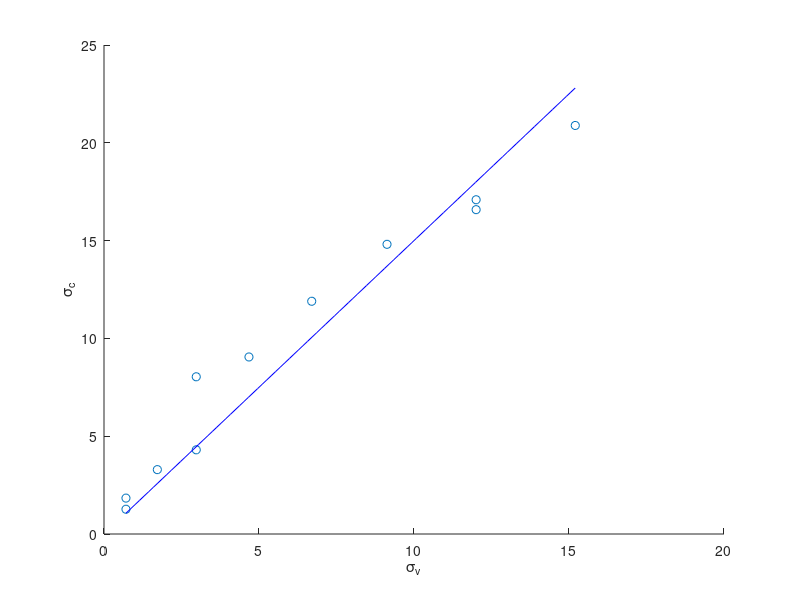
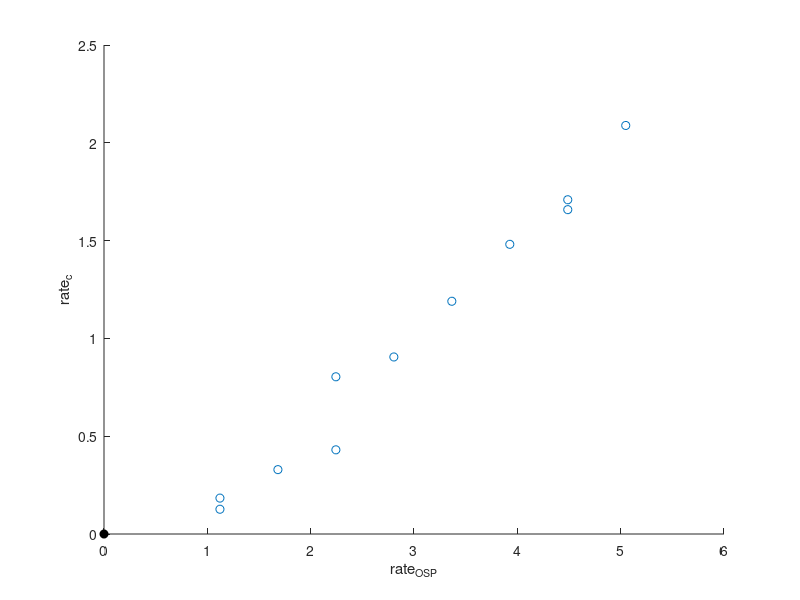

The MATLAB script that drew these images, in order: (Note: this script raises an error after producing the figures.)
ovarlez_data = [0.708502024291497, 0.1265822784810129
0.708502024291497, 0.18354430379746844
1.7206477732793513, 0.32911392405063333
2.9757085020242915, 0.4303797468354431
2.9757085020242915, 0.8037974683544307
4.676113360323885, 0.9050632911392407
6.700404858299594, 1.189873417721519
9.129554655870445, 1.4810126582278484
12.004048582995953, 1.658227848101266
12.004048582995953, 1.708860759493671
15.20242914979757, 2.0886075949367093];

f = [10 50 15 20 50 25 30 50 35 40 50 45]; % Hz
A = [500 100 500 500 200 500 500 300 500 500 400 500]*1e-6; % m 
% delete one point to be consistent with fig 7
f(7)=[];
A(7)=[];

%rho_solvent = 1000;
%rho_particle = 1300;
%phi_w = .29;
%rho_s = phi_w*rho_particle+(1-phi_w)*rho_solvent;

% checking correspondance bw fig 6 and fig 7 data points
rho_s = 1521.3;
sigma_v_calculated = 1/2*rho_s * A.^2 .* (2*pi*f).^2;


rate_c = ovarlez_data(:,2);
sigma_c = 10*rate_c;
sigma_v = ovarlez_data(:,1);

rate_OSP = 2*pi*f .* A/(28e-3);






%return
figure; hold on;
xlabel('\sigma_v'); ylabel('\sigma_c')
plot(sigma_v,sigma_c,'o')
k_v = 1.5;
x = linspace(min(sigma_v),max(sigma_v));
plot(x,k_v*x,'b-')

%rate_OSP = (sigma_v*2/200).^(1/2)/(28*10^-3); % proportional to gamma_OSP but missing prefactor
figure; hold on;
xlabel('rate_{OSP}'); ylabel('rate_c')
plot(rate_OSP,rate_c,'o')
plot(0,0,'ko','MarkerFaceColor','k')
k_OSP = 0.5;
%offset_OSP = -0.5;
x = linspace(min(rate_OSP),max(rate_OSP));
plot(x,k_OSP*x+offset_OSP,'b-')